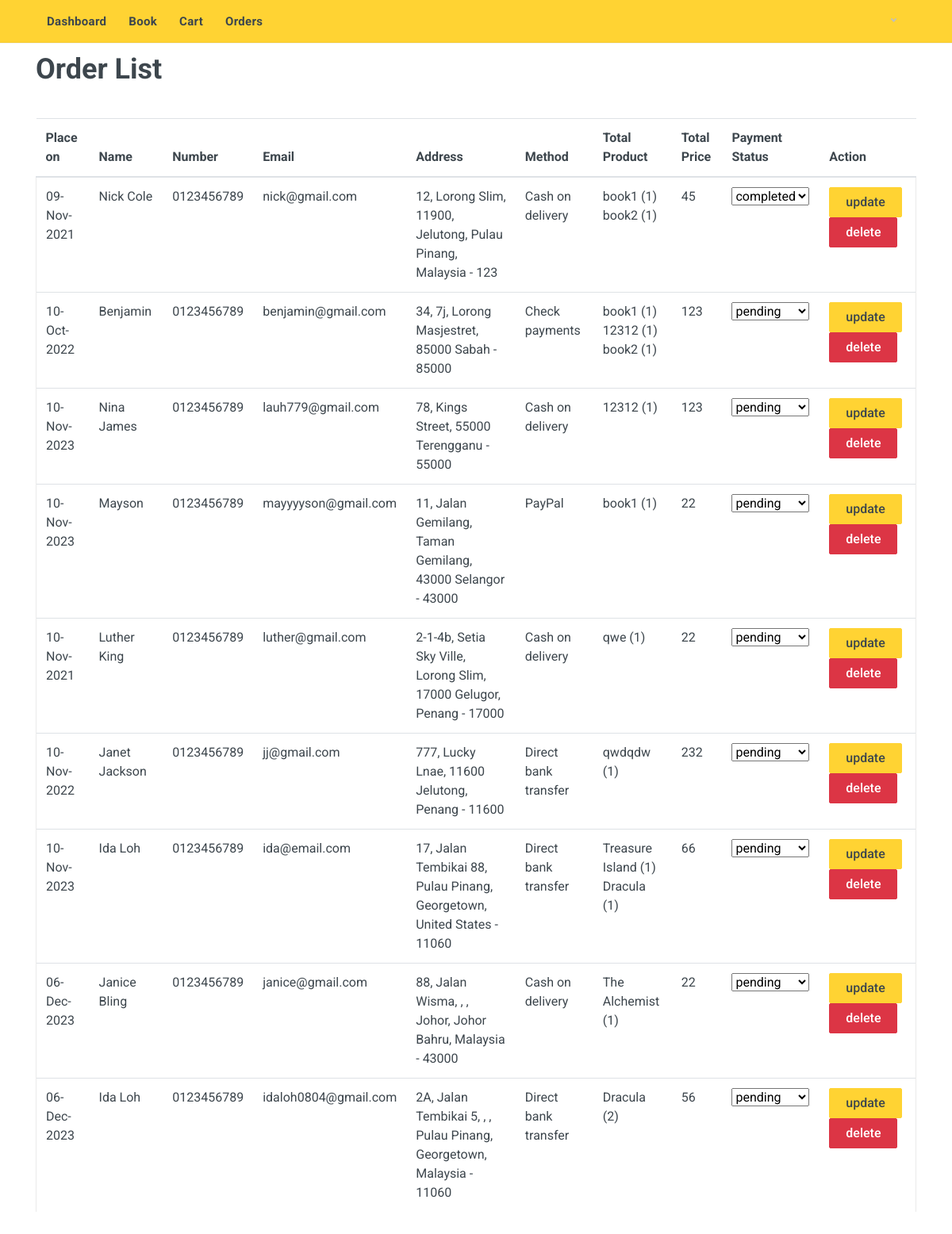
The app's page /admin/order.php with its own data.
### tables this page shows
CREATE TABLE `orders` (
  `id` int(100) NOT NULL,
  `user_id` int(100) NOT NULL,
  `name` varchar(100) NOT NULL,
  `number` varchar(12) NOT NULL,
  `email` varchar(100) NOT NULL,
  `method` varchar(50) NOT NULL,
  `address` varchar(500) NOT NULL,
  `total_products` varchar(10000) NOT NULL,
  `total_price` int(100) NOT NULL,
  `placed_on` varchar(50) NOT NULL,
  `payment_status` varchar(20) NOT NULL DEFAULT 'pending',
  `created_at` date DEFAULT current_timestamp()
);

### admin/order.php (the view, shortened to what this page needs)
<?php
@include '../config.php';
?>
<!DOCTYPE html>
<html lang="en" dir="ltr">
<head>
    <link rel="stylesheet" href="../vendor/bootstrap-4.2.1/css/bootstrap.min.css">
    <link rel="stylesheet" href="../vendor/owl-carousel-2.3.4/assets/owl.carousel.min.css">
    <link rel="stylesheet" href="../css/style.css">
    <link rel="stylesheet" href="../vendor/fontawesome-5.6.1/css/all.min.css">
    <link rel="stylesheet" href="../fonts/stroyka/stroyka.css">
</head>
<body>
<div class="site">
        <?php @include '../admin/header.php'; ?>
    <div class="site__body">
        <div class="page-header">
            <div class="page-header__container container">
                <div class="page-header__title"><h1>Order List</h1></div>
            </div>
        </div>
        <div class="cart block">
            <div class="container">
                <table class="table">
                    <thead>
                    <tr>
                        <th class="">Place on</th>
                        <th class="">Name</th>
                        <th class="">Number</th>
                        <th class="">Email</th>
                        <th class="">Address</th>
                        <th class="">Method</th>
                        <th class="">Total Product</th>
                        <th class="">Total Price</th>
                        <th class="">Payment Status</th>
                        <th class="">Action</th>
                    </tr>
                    </thead>
                    <tbody>
                    <?php
                    $select_orders = mysqli_query($conn, "SELECT * FROM `orders`") or die('query failed');
                    if (mysqli_num_rows($select_orders) > 0) {
                        while ($fetch_orders = mysqli_fetch_assoc($select_orders)) {
                            $json = json_decode($fetch_orders['total_products'], true);
                            ?>
                            <tr class="cart-table__row">
                                <td class="cart-table__column"><?php echo $fetch_orders['placed_on']; ?></td>
                                <td class="cart-table__column"><?php echo $fetch_orders['name']; ?></td>
                                <td class="cart-table__column"><?php echo $fetch_orders['number']; ?></td>
                                <td class="cart-table__column"><?php echo $fetch_orders['email']; ?></td>
                                <td class="cart-table__column"><?php echo $fetch_orders['address']; ?></td>
                                <td class="cart-table__column"><?php echo $fetch_orders['method']; ?></td>
                                <td class="cart-table__column">
                                    <?php
                                    foreach ($json as $product) {
                                        echo $product['name'] . ' (' . $product['quantity'] . ')<br>';
                                    }
                                    ?>
                                </td>
                                <td class="cart-table__column"><?php echo $fetch_orders['total_price']; ?></td>
                                <form action="" method="post">
                                    <td class="cart-table__column">
                                        <select name="update_payment" required>
                                            <option disabled
                                                    selected><?php echo $fetch_orders['payment_status']; ?></option>
                                        </select>
                                    </td>
                                    <td class="cart-table__column">
                                        <input type="submit" name="update_order" value="update" class="btn btn-primary">
                                        <a href="./order.php?delete=<?php echo $fetch_orders['id']; ?>"
                                           class="btn btn-danger" onclick="return confirm('delete this order?');">delete</a>
                                    </td>
                                </form>
                            </tr>
                            <?php
                        }
                    } else {
                        echo '<p class="empty">no orders placed yet!</p>';
                    }
                    ?>
                    </tbody>
                </table>
            </div>
        </div>
    </div>
</div>
</body>
</html>

### records on screen
orders: placed_on "09-Nov-2021", name "Nick Cole", number "0123456789", email "nick@gmail.com", address "12, Lorong Slim, 11900, Jelutong, Pulau Pinang, Malaysia - 123", method "Cash on delivery", name "book1", quantity "1", name "book2", total_price "45", update_payment "completed"
orders: placed_on "10-Oct-2022", name "Benjamin", number "0123456789", email "benjamin@gmail.com", address "34, 7j, Lorong Masjestret, 85000 Sabah - 85000", method "Check payments", name "book1", quantity "1", name "12312", name "book2", total_price "123", update_payment "pending"
orders: placed_on "10-Nov-2023", name "Nina James", number "0123456789", email "lauh779@gmail.com", address "78, Kings Street, 55000 Terengganu - 55000", method "Cash on delivery", name "12312", quantity "1", total_price "123", update_payment "pending"
orders: placed_on "10-Nov-2023", name "Mayson", number "0123456789", email "mayyyyson@gmail.com", address "11, Jalan Gemilang, Taman Gemilang, 43000 Selangor - 43000", method "PayPal", name "book1", quantity "1", total_price "22", update_payment "pending"
orders: placed_on "10-Nov-2021", name "Luther King", number "0123456789", email "luther@gmail.com", address "2-1-4b, Setia Sky Ville, Lorong Slim, 17000 Gelugor, Penang - 17000", method "Cash on delivery", name "qwe", quantity "1", total_price "22", update_payment "pending"
orders: placed_on "10-Nov-2022", name "Janet Jackson", number "0123456789", email "jj@gmail.com", address "777, Lucky Lnae, 11600 Jelutong, Penang - 11600", method "Direct bank transfer", name "qwdqdw", quantity "1", total_price "232", update_payment "pending"
orders: placed_on "10-Nov-2023", name "Ida Loh", number "0123456789", email "ida@email.com", address "17, Jalan Tembikai 88, Pulau Pinang, Georgetown, United States - 11060", method "Direct bank transfer", name "Treasure Island", quantity "1", name "Dracula", total_price "66", update_payment "pending"
orders: placed_on "06-Dec-2023", name "Janice Bling", number "0123456789", email "janice@gmail.com", address "88, Jalan Wisma, , , Johor, Johor Bahru, Malaysia - 43000", method "Cash on delivery", name "The Alchemist", quantity "1", total_price "22", update_payment "pending"
orders: placed_on "06-Dec-2023", name "Ida Loh", number "0123456789", email "idaloh0804@gmail.com", address "2A, Jalan Tembikai 5, , , Pulau Pinang, Georgetown, Malaysia - 11060", method "Direct bank transfer", name "Dracula", quantity "2", total_price "56", update_payment "pending"
